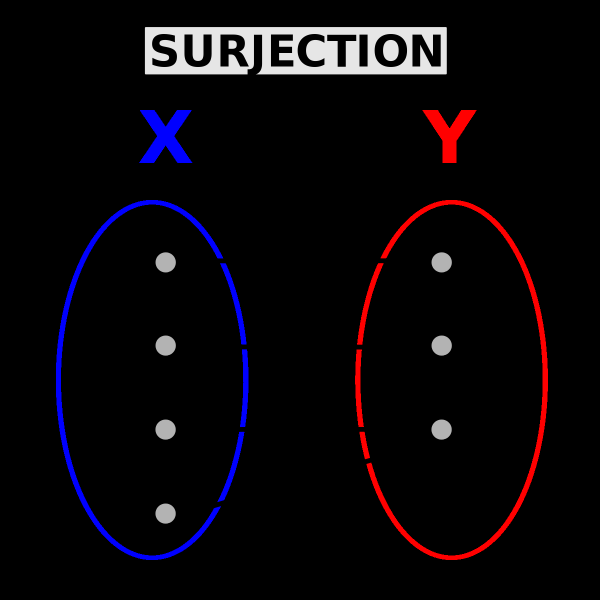
#> input picture Step_05/surjection.png, 1200 x 1200 px (shown at 1/2 size)
$ python main.py --image surjection.png
#> lines starting #> are read from the running program, lines starting #| are printed output that depends on the picture; after the words box and inside, x2 and y2 are one past the last pixel; in counts of white or black regions, pixels touching at a corner belong together
### Step_05/draw.py
import turtle
from sklearn.neighbors import KDTree
import time
import numpy as np
import math

def getPixelCoordinatesBygroup(image,group):
    coords = []
    height = len(image)
    if isinstance(group, int):
        dim = 1
    else:
        dim = len(group)
    if dim == 1:
        for y, line in enumerate(image):
            for x, value in enumerate(line):
                if value == group:
                    coords.append([x, height - y])
    else:
        for y, line in enumerate(image):
            for x, value in enumerate(line):
                if value[0] == group[0] and value[1] == group[1] and value[2] == group[2]:
                    coords.append([x, height - y])
    return coords


# [111 lines left out: functions drawKDTree, getClosestFriend, drawBasic, paint, draw, not called in this run]

### Step_05/main.py
import argparse
from enum import Enum
import cv2 as cv

from classification import classify_pixels
from clustering import cluster_pixels
from draw import draw,drawKDTree,getPixelCoordinatesBygroup , drawBasic,paint
import turtle
import numpy as np


WIDTH, HEIGHT = 800, 800
window_size = []
COLOR_PALETTE = {0: (112, 78, 46), 1: (121, 116, 46),
                 2: (194, 231, 127), 3: (230, 248, 178),
                 4: (112, 145, 118)}


class blur(Enum):
    linear = 'linear'
    gaussian = 'gaussian'
    radial = 'radial'
    median = 'median'
    bilateral = 'bilateral'
    def str(self):
        return self.value


class algorithm(Enum):
    clustering = 'clustering'
    classification = 'classification'
    def str(self):
        return self.value


cli = argparse.ArgumentParser()
cli.add_argument("-i", "--image", required=True,
                 help="image path")
cli.add_argument("-b", "--blur", type=blur, choices=list(blur), required=False,
                 help="blur method pre-applied before Canny Edge Detection (linear, gaussian or radial)")
cli.add_argument("-k", "--kernel", required=False,
                 help="kernel level of blurring")
cli.add_argument("-W", "--width", required=False,
                 help="window width")
cli.add_argument("-H", "--height", required=False,
                 help="window height")
cli.add_argument("-s", "--speed", required=False,
                 help="drawing speed in pixels")
cli.add_argument("-a", "--algorithm", required=False,
                 help="clustering or classification")
cli.add_argument("-p", "--painting", required=False,
                 help="normal or realistic")


args = vars(cli.parse_args())

img = cv.imread(args["image"])
#> img is the input picture: shape (1200, 1200, 3); mean B, G, R 11.3, 7.2, 11.1

# noise reduction
gray = cv.cvtColor(img, cv.COLOR_BGR2GRAY)
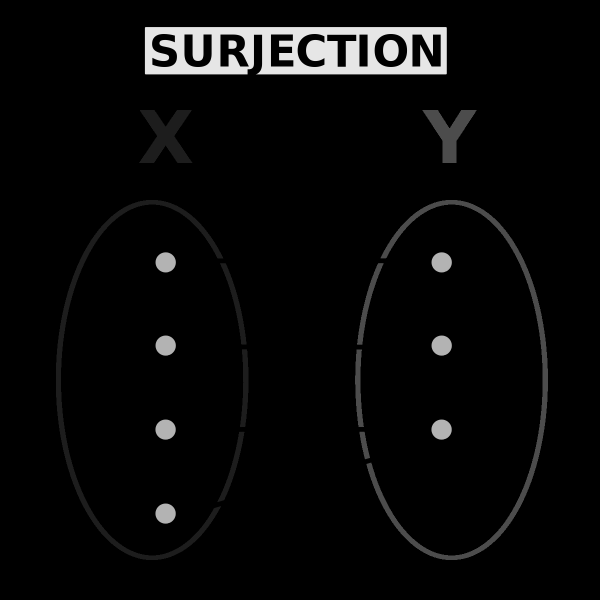
#> gray: shape (1200, 1200) (shown at 1/2 size); min 0, max 230, mean 8.8


# Apply Blur method
if "blur" in args:
    if args["blur"] == "linear":
        blurred = cv.boxFilter(gray, -1, int(args["kernel"]), normalize=False,
                               ) if args["kernel"] else cv.boxFilter(gray, -1, 3, normalize=False)
    elif args["blur"] == "median":
        blurred = cv.medianBlur(
            gray, int(args["kernel"])) if args["kernel"] else cv.medianBlur(gray, 3)
    elif args["blur"] == "bilateral":
        blurred = cv.bilateralFilter(gray, int(
            args["kernel"]), 75, 75) if args["kernel"] else cv.medianBlur(gray, 9, 75, 75)
    else:
        # gaussian blur by default
        blurred = cv.GaussianBlur(gray, (int(
            args["kernel"]), int(
            args["kernel"])), 0) if args["kernel"] else cv.GaussianBlur(gray, (3, 3), 0)

if "speed" in args and args["speed"]:
    drawing_speed = int(args["speed"])
else:
    drawing_speed = 0

if "width" in args and "height" in args and args["width"] and args["height"]:
    window_size = (int(args["width"]), int(args["height"]))
else:
    window_size.append(WIDTH)
    window_size.append(HEIGHT)

computed_median = np.median(blurred)
#> computed_median = 0
# apply automatic Canny edge detection using the computed median
lower_treshold = (1.0 - 0.33) * computed_median
#> lower_treshold = 0
# Here we consider that the max value the image is 255 ( 8bit images)
upper_treshold = int(min(255, (1.0 + 0.33) * computed_median))
#> upper_treshold = 0
automatically_edged = ~cv.Canny(blurred, lower_treshold, upper_treshold)
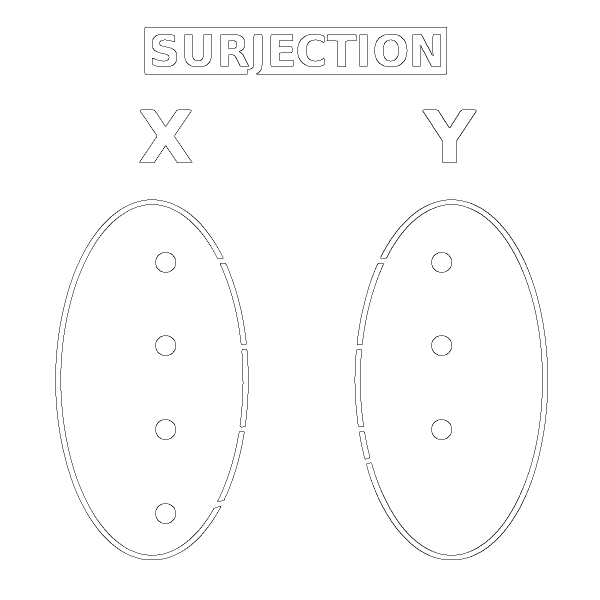
#> automatically_edged: shape (1200, 1200) (shown at 1/2 size); 99% white; black in thin lines or dots, all inside (x1, y1, x2, y2) = (111, 54, 1096, 1120)

#dst contain the resulting binary image.
retval, dst = cv.threshold(automatically_edged, 127, 255, cv.THRESH_BINARY)

coords = getPixelCoordinatesBygroup(dst,0)
#> in getPixelCoordinatesBygroup, `height = len(image)`: height = 1200
#> after the loop in getPixelCoordinatesBygroup, `for y, line in enumerate(image):`: coords = 14046 pairs, first value 111 to 1095, second value 81 to 1146

#> (the run stopped early here; a loop or call above may not have finished)
